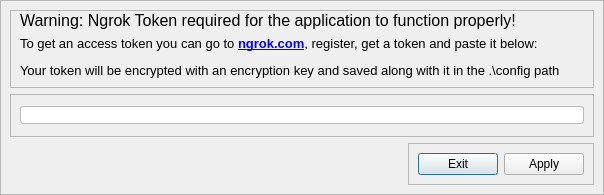
<?xml version="1.0" encoding="UTF-8"?>
<ui version="4.0">
 <class>Dialog</class>
 <widget class="QDialog" name="Dialog">
  <property name="geometry">
   <rect>
    <x>0</x>
    <y>0</y>
    <width>604</width>
    <height>195</height>
   </rect>
  </property>
  <property name="minimumSize">
   <size>
    <width>0</width>
    <height>0</height>
   </size>
  </property>
  <property name="maximumSize">
   <size>
    <width>16777215</width>
    <height>16777215</height>
   </size>
  </property>
  <property name="windowTitle">
   <string>Dialog</string>
  </property>
  <layout class="QHBoxLayout" name="horizontalLayout">
   <property name="spacing">
    <number>0</number>
   </property>
   <property name="leftMargin">
    <number>0</number>
   </property>
   <property name="topMargin">
    <number>0</number>
   </property>
   <property name="rightMargin">
    <number>0</number>
   </property>
   <property name="bottomMargin">
    <number>0</number>
   </property>
   <item>
    <widget class="QFrame" name="frame">
     <property name="frameShape">
      <enum>QFrame::StyledPanel</enum>
     </property>
     <property name="frameShadow">
      <enum>QFrame::Raised</enum>
     </property>
     <layout class="QVBoxLayout" name="verticalLayout">
      <item alignment="Qt::AlignTop">
       <widget class="QFrame" name="frame_2">
        <property name="sizePolicy">
         <sizepolicy hsizetype="Preferred" vsizetype="Expanding">
          <horstretch>0</horstretch>
          <verstretch>0</verstretch>
         </sizepolicy>
        </property>
        <property name="frameShape">
         <enum>QFrame::StyledPanel</enum>
        </property>
        <property name="frameShadow">
         <enum>QFrame::Raised</enum>
        </property>
        <layout class="QVBoxLayout" name="verticalLayout_2">
         <property name="leftMargin">
          <number>9</number>
         </property>
         <property name="topMargin">
          <number>0</number>
         </property>
         <property name="bottomMargin">
          <number>9</number>
         </property>
         <item alignment="Qt::AlignTop">
          <widget class="QLabel" name="label">
           <property name="font">
            <font>
             <family>Nirmala UI</family>
             <pointsize>12</pointsize>
             <weight>50</weight>
             <bold>false</bold>
            </font>
           </property>
           <property name="text">
            <string>Warning: Ngrok Token required for the application to function properly!</string>
           </property>
          </widget>
         </item>
         <item alignment="Qt::AlignTop">
          <widget class="QLabel" name="label_2">
           <property name="font">
            <font>
             <pointsize>10</pointsize>
            </font>
           </property>
           <property name="text">
            <string>&lt;!DOCTYPE HTML PUBLIC &quot;-//W3C//DTD HTML 4.0//EN&quot; &quot;http://www.w3.org/TR/REC-html40/strict.dtd&quot;&gt;
&lt;html&gt;&lt;head&gt;&lt;meta name=&quot;qrichtext&quot; content=&quot;1&quot; /&gt;&lt;style type=&quot;text/css&quot;&gt;
p, li { white-space: pre-wrap; }
&lt;/style&gt;&lt;/head&gt;&lt;body style=&quot; font-family:'MS Shell Dlg 2'; font-size:10pt; font-weight:400; font-style:normal;&quot;&gt;
&lt;p style=&quot; margin-top:12px; margin-bottom:12px; margin-left:0px; margin-right:0px; -qt-block-indent:0; text-indent:0px;&quot;&gt;To get an access token you can go to &lt;a href=&quot;https://ngrok.com&quot;&gt;&lt;span style=&quot; font-weight:600; text-decoration: underline; color:#0000ff;&quot;&gt;ngrok.com&lt;/span&gt;&lt;/a&gt;, register, get a token and paste it below:&lt;/p&gt;
&lt;p style=&quot; margin-top:12px; margin-bottom:12px; margin-left:0px; margin-right:0px; -qt-block-indent:0; text-indent:0px;&quot;&gt;Your token will be encrypted with an encryption key and saved along with it in the .\config path&lt;/p&gt;&lt;/body&gt;&lt;/html&gt;</string>
           </property>
           <property name="textFormat">
            <enum>Qt::AutoText</enum>
           </property>
           <property name="scaledContents">
            <bool>true</bool>
           </property>
           <property name="wordWrap">
            <bool>true</bool>
           </property>
           <property name="openExternalLinks">
            <bool>true</bool>
           </property>
           <property name="textInteractionFlags">
            <set>Qt::LinksAccessibleByKeyboard|Qt::LinksAccessibleByMouse|Qt::TextBrowserInteraction|Qt::TextEditable|Qt::TextEditorInteraction|Qt::TextSelectableByKeyboard|Qt::TextSelectableByMouse</set>
           </property>
          </widget>
         </item>
        </layout>
       </widget>
      </item>
      <item>
       <widget class="QFrame" name="frame_4">
        <property name="frameShape">
         <enum>QFrame::StyledPanel</enum>
        </property>
        <property name="frameShadow">
         <enum>QFrame::Raised</enum>
        </property>
        <layout class="QHBoxLayout" name="horizontalLayout_3">
         <property name="topMargin">
          <number>0</number>
         </property>
         <property name="bottomMargin">
          <number>0</number>
         </property>
         <item>
          <widget class="QLineEdit" name="token_line_edit">
           <property name="styleSheet">
            <string notr="true">QLineEdit {
	border-radius: 3px;
	border: 1px solid rgb(186, 186, 186);
}</string>
           </property>
           <property name="echoMode">
            <enum>QLineEdit::Password</enum>
           </property>
           <property name="placeholderText">
            <string/>
           </property>
           <property name="clearButtonEnabled">
            <bool>true</bool>
           </property>
          </widget>
         </item>
        </layout>
       </widget>
      </item>
      <item alignment="Qt::AlignRight|Qt::AlignBottom">
       <widget class="QFrame" name="frame_3">
        <property name="frameShape">
         <enum>QFrame::StyledPanel</enum>
        </property>
        <property name="frameShadow">
         <enum>QFrame::Raised</enum>
        </property>
        <layout class="QHBoxLayout" name="horizontalLayout_2">
         <property name="spacing">
          <number>6</number>
         </property>
         <property name="leftMargin">
          <number>9</number>
         </property>
         <property name="topMargin">
          <number>9</number>
         </property>
         <property name="rightMargin">
          <number>9</number>
         </property>
         <property name="bottomMargin">
          <number>9</number>
         </property>
         <item>
          <widget class="QPushButton" name="exit">
           <property name="text">
            <string>Exit</string>
           </property>
          </widget>
         </item>
         <item>
          <widget class="QPushButton" name="apply">
           <property name="text">
            <string>Apply</string>
           </property>
          </widget>
         </item>
        </layout>
       </widget>
      </item>
     </layout>
    </widget>
   </item>
  </layout>
 </widget>
 <resources/>
 <connections/>
</ui>
